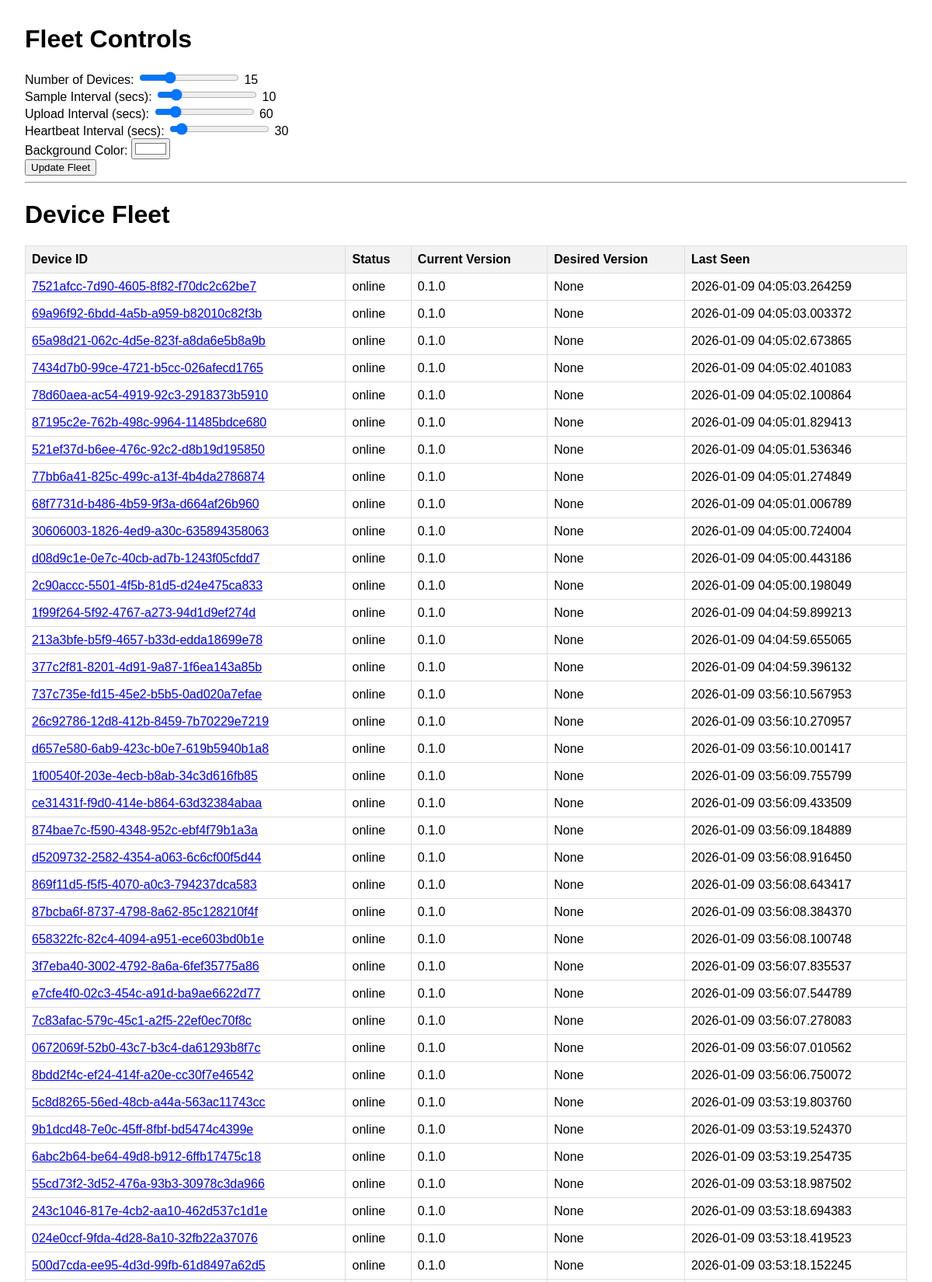
The page / (upper part) on the database its author committed.
### app/models.py (models this page shows)
class Device(Base):
    __tablename__ = "devices"
    id = Column(String, primary_key=True, index=True)
    current_version = Column(String)
    desired_version = Column(String)
    last_seen = Column(DateTime, default=datetime.datetime.utcnow)
    status = Column(String)
    measurements = relationship("Measurement", back_populates="device")

### app/ui/views.py (the view)
@router.get("/", response_class=HTMLResponse)
async def read_root(request: Request, db: Session = Depends(get_db)):
    devices = db.query(models.Device).order_by(models.Device.last_seen.desc()).all()
    return templates.TemplateResponse("index.html", {"request": request, "devices": devices})

### app/ui/templates/index.html (shortened to what this page needs)
<!DOCTYPE html>
<html>
<head>
    <link rel="stylesheet" href="/static/main.css">
</head>
<body>
    <h1>Fleet Controls</h1>
    <form id="fleet-controls-form">
        <div class="control-group">
            <label for="num_devices">Number of Devices:</label>
            <input type="range" id="num_devices" name="num_devices" min="1" max="50" value="15">
            <span id="num_devices_value">15</span>
        </div>
        <div class="control-group">
            <label for="sample_interval_secs">Sample Interval (secs):</label>
            <input type="range" id="sample_interval_secs" name="sample_interval_secs" min="1" max="60" value="10">
            <span id="sample_interval_secs_value">10</span>
        </div>
        <div class="control-group">
            <label for="upload_interval_secs">Upload Interval (secs):</label>
            <input type="range" id="upload_interval_secs" name="upload_interval_secs" min="10" max="300" value="60">
            <span id="upload_interval_secs_value">60</span>
        </div>
        <div class="control-group">
            <label for="heartbeat_interval_secs">Heartbeat Interval (secs):</label>
            <input type="range" id="heartbeat_interval_secs" name="heartbeat_interval_secs" min="10" max="300" value="30">
            <span id="heartbeat_interval_secs_value">30</span>
        </div>
        <div class="control-group">
            <label for="bg_color">Background Color:</label>
            <input type="color" id="bg_color" name="bg_color" value="#ffffff">
        </div>
        <button type="submit">Update Fleet</button>
    </form>
    <hr>
    <h1>Device Fleet</h1>
    <table>
        <thead>
            <tr>
                <th>Device ID</th>
                <th>Status</th>
                <th>Current Version</th>
                <th>Desired Version</th>
                <th>Last Seen</th>
            </tr>
        </thead>
        <tbody>
            {% for device in devices %}
            <tr>
                <td><a href="/devices/{{ device.id }}">{{ device.id }}</a></td>
                <td>{{ device.status }}</td>
                <td>{{ device.current_version }}</td>
                <td>{{ device.desired_version }}</td>
                <td>{{ device.last_seen }}</td>
            </tr>
            {% endfor %}
        </tbody>
    </table>
</body>
</html>

### app/ui/static/main.css (style rules this page uses)
body { font-family: sans-serif; margin: 2em; }
table { width: 100%; border-collapse: collapse; }
th, td { border: 1px solid #dddddd; text-align: left; padding: 8px; }
thead { background-color: #f2f2f2; }

### rows shown on the page
Device: id "7521afcc-7d90-4605-8f82-f70dc2c62be7", status "online", current_version "0.1.0", desired_version "None", last_seen "2026-01-09 04:05:03.264259"
Device: id "69a96f92-6bdd-4a5b-a959-b82010c82f3b", status "online", current_version "0.1.0", desired_version "None", last_seen "2026-01-09 04:05:03.003372"
Device: id "65a98d21-062c-4d5e-823f-a8da6e5b8a9b", status "online", current_version "0.1.0", desired_version "None", last_seen "2026-01-09 04:05:02.673865"
Device: id "7434d7b0-99ce-4721-b5cc-026afecd1765", status "online", current_version "0.1.0", desired_version "None", last_seen "2026-01-09 04:05:02.401083"
Device: id "78d60aea-ac54-4919-92c3-2918373b5910", status "online", current_version "0.1.0", desired_version "None", last_seen "2026-01-09 04:05:02.100864"
Device: id "87195c2e-762b-498c-9964-11485bdce680", status "online", current_version "0.1.0", desired_version "None", last_seen "2026-01-09 04:05:01.829413"
Device: id "521ef37d-b6ee-476c-92c2-d8b19d195850", status "online", current_version "0.1.0", desired_version "None", last_seen "2026-01-09 04:05:01.536346"
Device: id "77bb6a41-825c-499c-a13f-4b4da2786874", status "online", current_version "0.1.0", desired_version "None", last_seen "2026-01-09 04:05:01.274849"
Device: id "68f7731d-b486-4b59-9f3a-d664af26b960", status "online", current_version "0.1.0", desired_version "None", last_seen "2026-01-09 04:05:01.006789"
Device: id "30606003-1826-4ed9-a30c-635894358063", status "online", current_version "0.1.0", desired_version "None", last_seen "2026-01-09 04:05:00.724004"
Device: id "d08d9c1e-0e7c-40cb-ad7b-1243f05cfdd7", status "online", current_version "0.1.0", desired_version "None", last_seen "2026-01-09 04:05:00.443186"
Device: id "2c90accc-5501-4f5b-81d5-d24e475ca833", status "online", current_version "0.1.0", desired_version "None", last_seen "2026-01-09 04:05:00.198049"
Device: id "1f99f264-5f92-4767-a273-94d1d9ef274d", status "online", current_version "0.1.0", desired_version "None", last_seen "2026-01-09 04:04:59.899213"
Device: id "213a3bfe-b5f9-4657-b33d-edda18699e78", status "online", current_version "0.1.0", desired_version "None", last_seen "2026-01-09 04:04:59.655065"
Device: id "377c2f81-8201-4d91-9a87-1f6ea143a85b", status "online", current_version "0.1.0", desired_version "None", last_seen "2026-01-09 04:04:59.396132"
Device: id "737c735e-fd15-45e2-b5b5-0ad020a7efae", status "online", current_version "0.1.0", desired_version "None", last_seen "2026-01-09 03:56:10.567953"
Device: id "26c92786-12d8-412b-8459-7b70229e7219", status "online", current_version "0.1.0", desired_version "None", last_seen "2026-01-09 03:56:10.270957"
Device: id "d657e580-6ab9-423c-b0e7-619b5940b1a8", status "online", current_version "0.1.0", desired_version "None", last_seen "2026-01-09 03:56:10.001417"
Device: id "1f00540f-203e-4ecb-b8ab-34c3d616fb85", status "online", current_version "0.1.0", desired_version "None", last_seen "2026-01-09 03:56:09.755799"
Device: id "ce31431f-f9d0-414e-b864-63d32384abaa", status "online", current_version "0.1.0", desired_version "None", last_seen "2026-01-09 03:56:09.433509"
Device: id "874bae7c-f590-4348-952c-ebf4f79b1a3a", status "online", current_version "0.1.0", desired_version "None", last_seen "2026-01-09 03:56:09.184889"
Device: id "d5209732-2582-4354-a063-6c6cf00f5d44", status "online", current_version "0.1.0", desired_version "None", last_seen "2026-01-09 03:56:08.916450"
Device: id "869f11d5-f5f5-4070-a0c3-794237dca583", status "online", current_version "0.1.0", desired_version "None", last_seen "2026-01-09 03:56:08.643417"
Device: id "87bcba6f-8737-4798-8a62-85c128210f4f", status "online", current_version "0.1.0", desired_version "None", last_seen "2026-01-09 03:56:08.384370"
Device: id "658322fc-82c4-4094-a951-ece603bd0b1e", status "online", current_version "0.1.0", desired_version "None", last_seen "2026-01-09 03:56:08.100748"
Device: id "3f7eba40-3002-4792-8a6a-6fef35775a86", status "online", current_version "0.1.0", desired_version "None", last_seen "2026-01-09 03:56:07.835537"
Device: id "e7cfe4f0-02c3-454c-a91d-ba9ae6622d77", status "online", current_version "0.1.0", desired_version "None", last_seen "2026-01-09 03:56:07.544789"
Device: id "7c83afac-579c-45c1-a2f5-22ef0ec70f8c", status "online", current_version "0.1.0", desired_version "None", last_seen "2026-01-09 03:56:07.278083"
Device: id "0672069f-52b0-43c7-b3c4-da61293b8f7c", status "online", current_version "0.1.0", desired_version "None", last_seen "2026-01-09 03:56:07.010562"
Device: id "8bdd2f4c-ef24-414f-a20e-cc30f7e46542", status "online", current_version "0.1.0", desired_version "None", last_seen "2026-01-09 03:56:06.750072"
Device: id "5c8d8265-56ed-48cb-a44a-563ac11743cc", status "online", current_version "0.1.0", desired_version "None", last_seen "2026-01-09 03:53:19.803760"
Device: id "9b1dcd48-7e0c-45ff-8fbf-bd5474c4399e", status "online", current_version "0.1.0", desired_version "None", last_seen "2026-01-09 03:53:19.524370"
Device: id "6abc2b64-be64-49d8-b912-6ffb17475c18", status "online", current_version "0.1.0", desired_version "None", last_seen "2026-01-09 03:53:19.254735"
Device: id "55cd73f2-3d52-476a-93b3-30978c3da966", status "online", current_version "0.1.0", desired_version "None", last_seen "2026-01-09 03:53:18.987502"
Device: id "243c1046-817e-4cb2-aa10-462d537c1d1e", status "online", current_version "0.1.0", desired_version "None", last_seen "2026-01-09 03:53:18.694383"
Device: id "024e0ccf-9fda-4d28-8a10-32fb22a37076", status "online", current_version "0.1.0", desired_version "None", last_seen "2026-01-09 03:53:18.419523"
Device: id "500d7cda-ee95-4d3d-99fb-61d8497a62d5", status "online", current_version "0.1.0", desired_version "None", last_seen "2026-01-09 03:53:18.152245"
